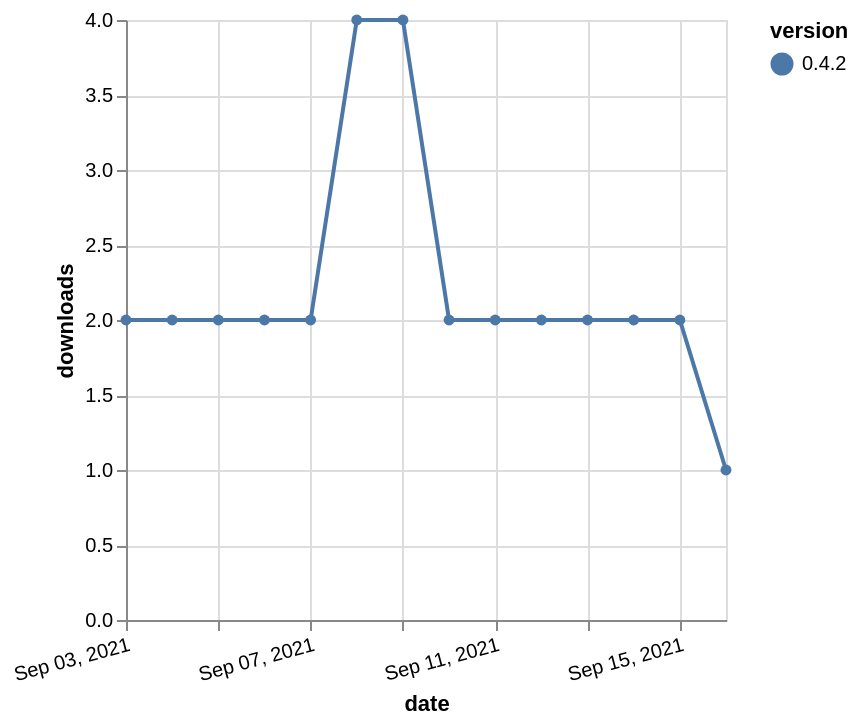

Describe this chart as a Vega-Lite specification.
### Vega-Lite specification from a JSON file in a GitHub repository (floating-point values rounded to 4 significant figures)
{"$schema": "https://vega.github.io/schema/vega-lite/v5.json", "description": "A simple bar chart with embedded data.", "data": {"values": [{"date": "2021-09-03", "total": 2427, "delta": 2, "version": "0.4.2"}, {"date": "2021-09-04", "total": 2429, "delta": 2, "version": "0.4.2"}, {"date": "2021-09-05", "total": 2431, "delta": 2, "version": "0.4.2"}, {"date": "2021-09-06", "total": 2433, "delta": 2, "version": "0.4.2"}, {"date": "2021-09-07", "total": 2435, "delta": 2, "version": "0.4.2"}, {"date": "2021-09-08", "total": 2439, "delta": 4, "version": "0.4.2"}, {"date": "2021-09-09", "total": 2443, "delta": 4, "version": "0.4.2"}, {"date": "2021-09-10", "total": 2445, "delta": 2, "version": "0.4.2"}, {"date": "2021-09-11", "total": 2447, "delta": 2, "version": "0.4.2"}, {"date": "2021-09-12", "total": 2449, "delta": 2, "version": "0.4.2"}, {"date": "2021-09-13", "total": 2451, "delta": 2, "version": "0.4.2"}, {"date": "2021-09-14", "total": 2453, "delta": 2, "version": "0.4.2"}, {"date": "2021-09-15", "total": 2455, "delta": 2, "version": "0.4.2"}, {"date": "2021-09-16", "total": 2456, "delta": 1, "version": "0.4.2"}]}, "width": "container", "mark": {"type": "line", "point": {"filled": true}}, "encoding": {"x": {"field": "date", "type": "temporal", "timeUnit": "yearmonthdate", "title": "date", "axis": {"labelAngle": -15}}, "y": {"field": "delta", "type": "quantitative", "title": "downloads"}, "color": {"field": "version", "type": "nominal"}, "tooltip": {"field": "delta"}}}
